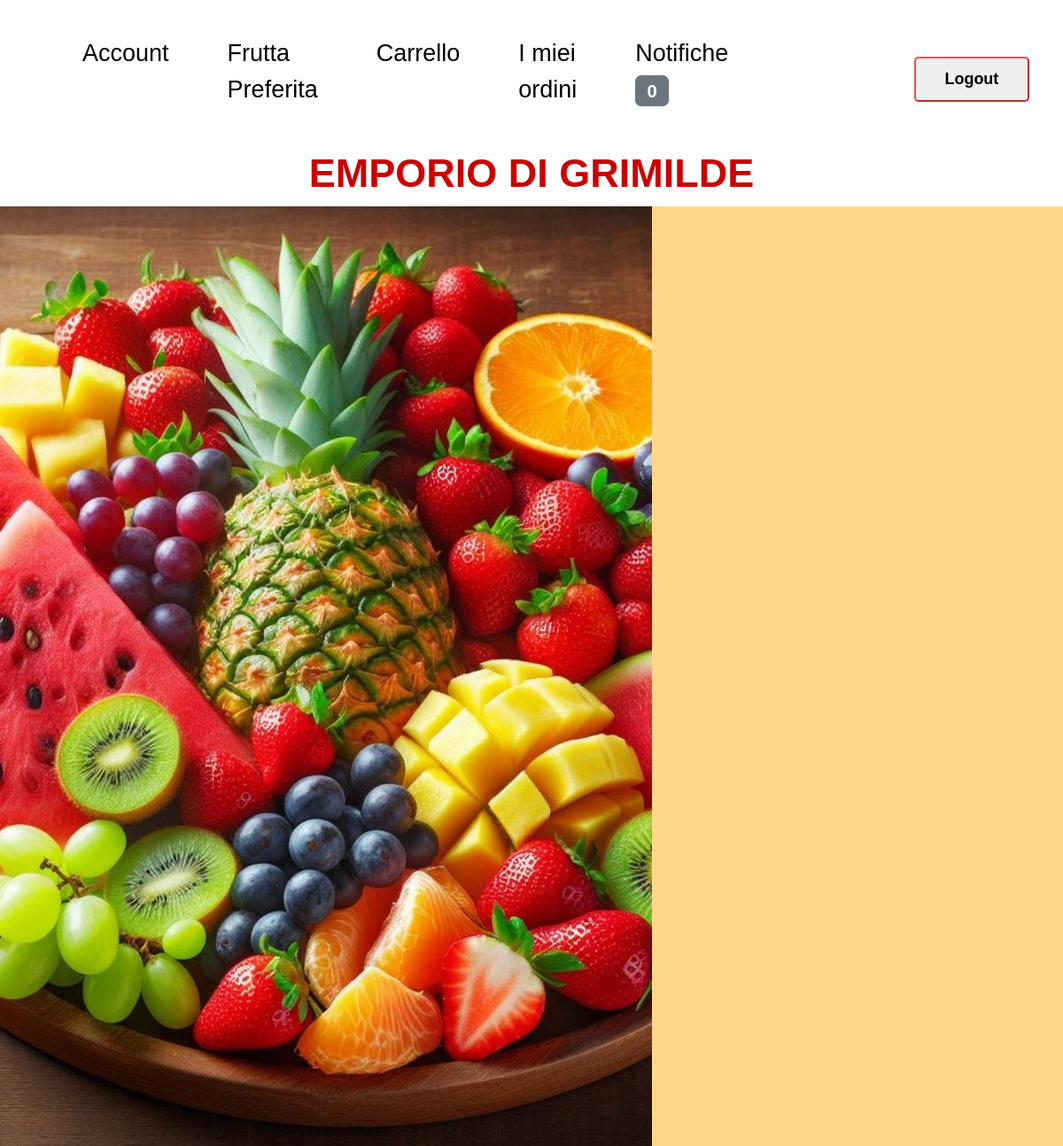
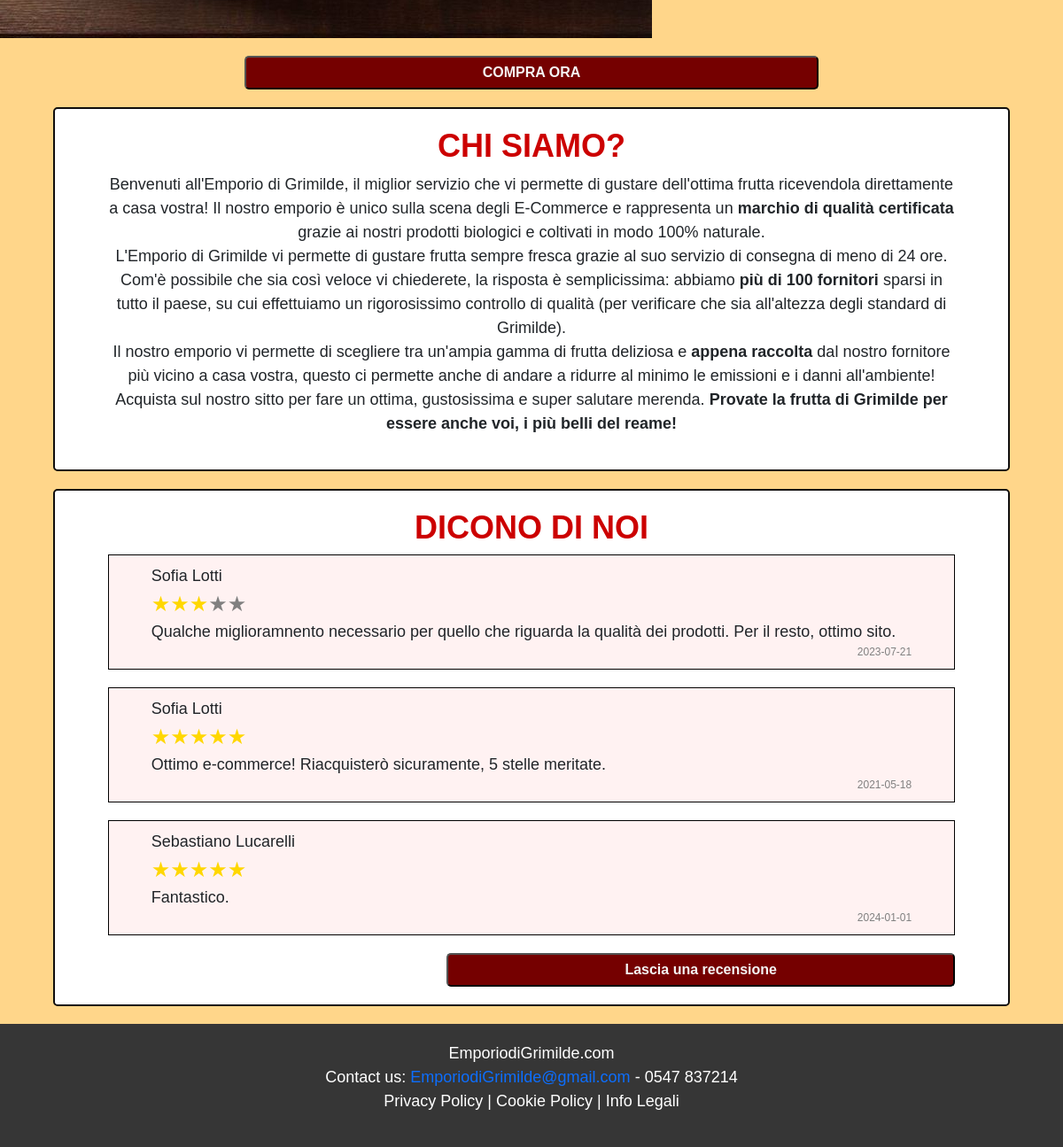
Screenshot of /php/index.php (signed in) with the database file from the repository (2 pictures, top to bottom).
### tables this page shows
create table CLIENTE (
     E_mail varchar(50) not null,
     Password varchar(20) not null,
     Nome varchar(20) not null,
     Cognome varchar(20) not null,
     DataNascita date not null,
     Sesso varchar(15) not null,
     ImmagineProfilo varchar(200),
     Amministratore char not null DEFAULT 'N',
     primary key (E_mail));

create table RECENSIONE (
     E_mail varchar(50) not null,
     NumeroStelle float(3) not null,
     DataRecensione date not null,
     TestoRecensione varchar(250),
     primary key (E_mail, DataRecensione));

### php/index.php (called while the page is built, shortened)
<?php
require_once("bootstrap.php");
$templateParams["canvas"] = "contenutoOffCanvas.php";
$templateParams["titolo"] = "Grimilde's - Home";
$templateParams["nome"] = "contenutoIndex.php";
$templateParams["recensioni"] = $dbh->getRecensioni();
require("../template/base.php");
?>

### db/database.php (called while the page is built, shortened)
<?php
class DatabaseHelper{
    private $db;
    public function __construct($servername, $username, $password, $dbname, $port){
        $this->db = new mysqli($servername, $username, $password, $dbname, $port);
    }
    public function getRecensioni() {
    $n=3;
    $stmt = $this->db->prepare("
        SELECT r.NumeroStelle, r.DataRecensione,
            r.TestoRecensione, c.Nome, c.Cognome
        FROM recensione r
        JOIN cliente c
        ON r.E_mail = c.E_mail
        ORDER BY RAND()
        LIMIT ?");
    $stmt->bind_param("i",$n);
    $stmt->execute();
    $result = $stmt->get_result();
    return $result->fetch_all(MYSQLI_ASSOC);
    }
    public function isUtenteAdmin($email){
        $stmt = $this->db->prepare("SELECT Amministratore
                                            FROM CLIENTE
                                            WHERE E_mail = ?");
        $stmt->bind_param("s", $email);
        $stmt->execute();
        $result = $stmt->get_result();
        $row = $result->fetch_assoc();
        return $row['Amministratore'] === 'Y';
    }
}
?>

### php/bootstrap.php (called while the page is built, shortened)
<?php
require_once("../db/database.php");
$dbh = new DatabaseHelper("localhost", "root", "", "GrimildeDatabase", 3306);
?>

### template/contenutoIndex.php (the view)
<img src="../utils/img/frutta.jpg" alt="background" />
<form action="" method="POST">
    <label for="acquista" hidden></label><input type="submit" name="acquista" id="acquista" value="<?php if(!isset($_SESSION["E_mail"]) || !$dbh->isUtenteAdmin($_SESSION["E_mail"])): ?>COMPRA ORA<?php else: ?>GESTISCI PRODOTTI<?php endif; ?>" />
</form>
<article class="text-center">
    <h2>CHI SIAMO?</h2>
    <p>
        Benvenuti all'Emporio di Grimilde, il miglior servizio che vi permette di gustare dell'ottima frutta ricevendola
        direttamente a casa vostra! Il nostro emporio è unico sulla scena degli E-Commerce e rappresenta un <strong>marchio di qualit&agrave
        certificata</strong> grazie ai nostri prodotti biologici e coltivati in modo 100% naturale. <br>
        L'Emporio di Grimilde vi permette di gustare frutta sempre fresca grazie al suo servizio di consegna di meno di 24 ore. Com'&egrave
        possibile che sia cos&igrave veloce vi chiederete, la risposta &egrave semplicissima: abbiamo<strong> pi&ugrave di 100 fornitori</strong>
        sparsi in tutto il paese, su cui effettuiamo un rigorosissimo controllo di qualit&agrave (per verificare che sia all'altezza degli
        standard di Grimilde).<br>
        Il nostro emporio vi permette di scegliere tra un'ampia gamma di frutta deliziosa e <strong>appena raccolta</strong> dal nostro fornitore pi&ugrave
        vicino a casa vostra, questo ci permette anche di andare a ridurre al minimo le emissioni e i danni all'ambiente!<br>
        Acquista sul nostro sitto per fare un ottima, gustosissima e super salutare merenda. <strong>Provate la  frutta di Grimilde per
        essere anche voi, i pi&ugrave belli del reame!</strong>
    </p>
</article>
<article>
    <h2>DICONO DI NOI</h2>
    <?php foreach($templateParams["recensioni"] as $recensione): ?>
    <article>
        <header>
            <p><?php echo $recensione["Nome"]; ?> <?php echo $recensione["Cognome"]; ?></p>
            <p><?php for ($i = 1; $i <= 5; $i++) {
                if ($i <= $recensione["NumeroStelle"]) {
                    echo '<span data-filled="true">★</span>';
                } else {
                    echo '<span data-filled="false">★</span>';
                }
            } ?>
            </p>
        </header>
        <section>
            <p><?php echo $recensione["TestoRecensione"]; ?></p>
        </section>
        <footer>
            <p><?php echo $recensione["DataRecensione"]; ?></p>
        </footer>
    </article>
    <?php endforeach; ?>
    <form action="" method="POST" class="text-end">
        <?php if(!isset($_SESSION["E_mail"]) || !$dbh->isUtenteAdmin($_SESSION["E_mail"])): ?>
        <label for="creaRecensione" hidden></label><input type="submit" name="creaRecensione" id="creaRecensione" value="Lascia una recensione" />
        <?php else: ?>
        <label for="vediRecensioni" hidden></label><input type="submit" name="vediRecensioni" id="vediRecensioni" value="Vedi tutte le recensioni" />
        <?php endif; ?>
    </form>
</article>

### css/style.css (style rules this page uses)
:root { --primary: #750000; --secondary: #cc0000; --background: rgb(255, 214, 138); --text: #000000; --error: #b00020; }
body, header, h1, h2, h5, ul { margin: 0; padding: 0; }
* { font-family: 'Gill Sans', 'Gill Sans MT', Calibri, 'Trebuchet MS', sans-serif; font-size: 18px; }
body>header>h1, article>h2, section>h2 { font-family: Verdana, Geneva, Tahoma, sans-serif; color: var(--secondary); text-align: center; font-weight: 600; }
body { background-color: var(--background); }
img { max-width: 100%; }
body>main>article, body>main>section { border: 2px solid rgb(15, 13, 13); border-radius: 5px; padding: 20px 5%; background-color: white; }
body>main form { text-align: center; }
body>main form input[type="submit"], body>main>section>div>ul>li>a { width: 60%; text-align: center; text-decoration: none; padding: 5px 10px; font-size: 16px; border-radius: 5px; background-color: #750000; color: #f4f4f4; font-weight: 600; }
main>*:not(:first-child img) { margin: 20px 5% 0; }
body>main>article>article { border: 1px solid black; padding: 10px 5%; margin-bottom: 20px; background-color: rgb(255, 242, 242); }
body>main>article>article p { margin-bottom: 0; }
body>main>article>article>header>p>span { color: grey; font-size: 24px; }
body>main>article>article>header>p>span[data-filled="true"] { color: gold; }
body>main>article>article>footer p { text-align: end; color: grey; font-size: 12px; }

### rows the page displays
cliente: acquista "COMPRA ORA"
recensione: E_mail.Nome "Sofia", E_mail.Cognome "Lotti", NumeroStelle 3 (drawn), TestoRecensione "Qualche miglioramnento necessario per quello che riguarda la qualità dei prodotti. Per il resto, ottimo sito.", DataRecensione "2023-07-21"
recensione: E_mail.Nome "Sofia", E_mail.Cognome "Lotti", NumeroStelle 5 (drawn), TestoRecensione "Ottimo e-commerce! Riacquisterò sicuramente, 5 stelle meritate.", DataRecensione "2021-05-18"
recensione: E_mail.Nome "Sebastiano", E_mail.Cognome "Lucarelli", NumeroStelle 5 (drawn), TestoRecensione "Fantastico.", DataRecensione "2024-01-01"

### other values shown
$dbh->countNotificheDaLeggere() "0"
